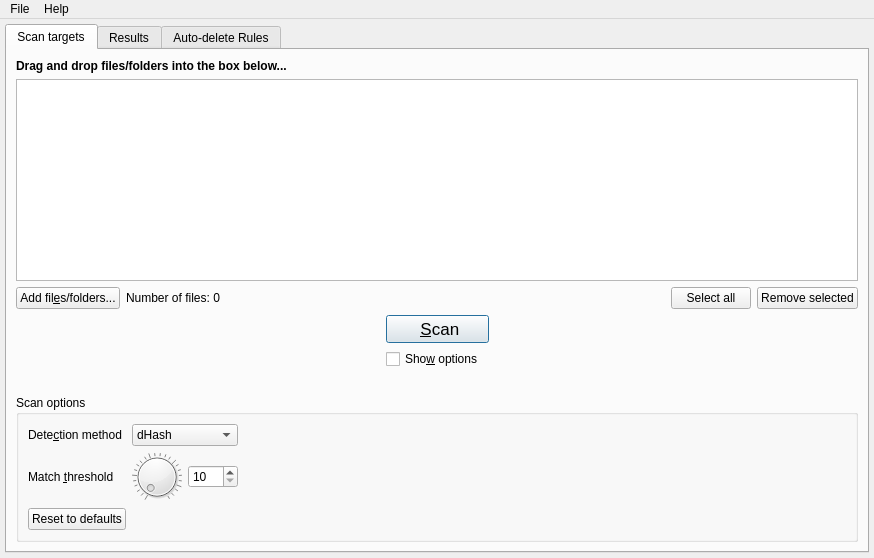
<?xml version="1.0" encoding="UTF-8"?>
<ui version="4.0">
 <class>MainWindow</class>
 <widget class="QMainWindow" name="MainWindow">
  <property name="geometry">
   <rect>
    <x>0</x>
    <y>0</y>
    <width>874</width>
    <height>558</height>
   </rect>
  </property>
  <property name="font">
   <font>
    <family>Segoe UI</family>
    <pointsize>9</pointsize>
   </font>
  </property>
  <widget class="QWidget" name="centralwidget">
   <layout class="QVBoxLayout" name="verticalLayout_2">
    <property name="leftMargin">
     <number>0</number>
    </property>
    <property name="topMargin">
     <number>0</number>
    </property>
    <property name="rightMargin">
     <number>0</number>
    </property>
    <property name="bottomMargin">
     <number>0</number>
    </property>
    <item>
     <widget class="QStackedWidget" name="stackedWidget">
      <property name="currentIndex">
       <number>0</number>
      </property>
      <widget class="QWidget" name="page">
       <layout class="QVBoxLayout" name="verticalLayout_3">
        <property name="leftMargin">
         <number>5</number>
        </property>
        <property name="topMargin">
         <number>5</number>
        </property>
        <property name="rightMargin">
         <number>5</number>
        </property>
        <property name="bottomMargin">
         <number>5</number>
        </property>
        <item>
         <widget class="QTabWidget" name="tabWidget">
          <property name="currentIndex">
           <number>0</number>
          </property>
          <widget class="QWidget" name="tab_targets">
           <attribute name="title">
            <string>Scan targets</string>
           </attribute>
           <layout class="QVBoxLayout" name="verticalLayout_4">
            <property name="spacing">
             <number>6</number>
            </property>
            <property name="leftMargin">
             <number>9</number>
            </property>
            <property name="topMargin">
             <number>9</number>
            </property>
            <property name="rightMargin">
             <number>9</number>
            </property>
            <property name="bottomMargin">
             <number>9</number>
            </property>
            <item>
             <widget class="QLabel" name="label_8">
              <property name="font">
               <font>
                <weight>75</weight>
                <bold>true</bold>
               </font>
              </property>
              <property name="text">
               <string>Drag and drop files/folders into the box below...</string>
              </property>
             </widget>
            </item>
            <item>
             <widget class="DragDropListWidget" name="listWidget_targets">
              <property name="editTriggers">
               <set>QAbstractItemView::NoEditTriggers</set>
              </property>
              <property name="selectionMode">
               <enum>QAbstractItemView::ExtendedSelection</enum>
              </property>
              <property name="textElideMode">
               <enum>Qt::ElideMiddle</enum>
              </property>
              <property name="uniformItemSizes">
               <bool>true</bool>
              </property>
             </widget>
            </item>
            <item>
             <layout class="QHBoxLayout" name="horizontalLayout">
              <item>
               <widget class="QPushButton" name="pushButton_addFilesFolders">
                <property name="text">
                 <string>Add fil&amp;es/folders...</string>
                </property>
               </widget>
              </item>
              <item>
               <widget class="QLabel" name="label_no_of_items">
                <property name="text">
                 <string>Number of files: 0</string>
                </property>
               </widget>
              </item>
              <item>
               <spacer name="horizontalSpacer_7">
                <property name="orientation">
                 <enum>Qt::Horizontal</enum>
                </property>
                <property name="sizeHint" stdset="0">
                 <size>
                  <width>40</width>
                  <height>20</height>
                 </size>
                </property>
               </spacer>
              </item>
              <item>
               <widget class="QPushButton" name="pushButton_selectAll">
                <property name="text">
                 <string>Select all</string>
                </property>
               </widget>
              </item>
              <item>
               <widget class="QPushButton" name="pushButton_removeSelected">
                <property name="text">
                 <string>Remove selected</string>
                </property>
               </widget>
              </item>
             </layout>
            </item>
            <item>
             <layout class="QGridLayout" name="gridLayout_3">
              <item row="3" column="0" colspan="4">
               <widget class="QGroupBox" name="groupBox_scanOptions">
                <property name="title">
                 <string>Scan options</string>
                </property>
                <layout class="QGridLayout" name="gridLayout_4">
                 <item row="1" column="0">
                  <widget class="QLabel" name="label_3">
                   <property name="text">
                    <string>Match &amp;threshold</string>
                   </property>
                   <property name="buddy">
                    <cstring>dial_threshold</cstring>
                   </property>
                  </widget>
                 </item>
                 <item row="1" column="2">
                  <widget class="QSpinBox" name="spinBox_threshold">
                   <property name="minimum">
                    <number>10</number>
                   </property>
                   <property name="maximum">
                    <number>100</number>
                   </property>
                   <property name="value">
                    <number>10</number>
                   </property>
                  </widget>
                 </item>
                 <item row="1" column="3">
                  <spacer name="horizontalSpacer_6">
                   <property name="orientation">
                    <enum>Qt::Horizontal</enum>
                   </property>
                   <property name="sizeHint" stdset="0">
                    <size>
                     <width>40</width>
                     <height>20</height>
                    </size>
                   </property>
                  </spacer>
                 </item>
                 <item row="0" column="1" colspan="2">
                  <widget class="QComboBox" name="comboBox_algorithm">
                   <item>
                    <property name="text">
                     <string>dHash</string>
                    </property>
                   </item>
                   <item>
                    <property name="text">
                     <string>pHash</string>
                    </property>
                   </item>
                   <item>
                    <property name="text">
                     <string>pHash-simple</string>
                    </property>
                   </item>
                   <item>
                    <property name="text">
                     <string>aHash</string>
                    </property>
                   </item>
                   <item>
                    <property name="text">
                     <string>wHash</string>
                    </property>
                   </item>
                  </widget>
                 </item>
                 <item row="1" column="1">
                  <widget class="QDial" name="dial_threshold">
                   <property name="minimumSize">
                    <size>
                     <width>50</width>
                     <height>50</height>
                    </size>
                   </property>
                   <property name="maximumSize">
                    <size>
                     <width>50</width>
                     <height>50</height>
                    </size>
                   </property>
                   <property name="minimum">
                    <number>10</number>
                   </property>
                   <property name="maximum">
                    <number>100</number>
                   </property>
                   <property name="value">
                    <number>10</number>
                   </property>
                   <property name="notchesVisible">
                    <bool>true</bool>
                   </property>
                  </widget>
                 </item>
                 <item row="0" column="0">
                  <widget class="QLabel" name="label_2">
                   <property name="text">
                    <string>Dete&amp;ction method</string>
                   </property>
                   <property name="buddy">
                    <cstring>comboBox_algorithm</cstring>
                   </property>
                  </widget>
                 </item>
                 <item row="2" column="0">
                  <widget class="QPushButton" name="pushButton_resetScanOptions">
                   <property name="text">
                    <string>Reset to defaults</string>
                   </property>
                  </widget>
                 </item>
                </layout>
               </widget>
              </item>
              <item row="0" column="3">
               <spacer name="horizontalSpacer_3">
                <property name="orientation">
                 <enum>Qt::Horizontal</enum>
                </property>
                <property name="sizeHint" stdset="0">
                 <size>
                  <width>40</width>
                  <height>20</height>
                 </size>
                </property>
               </spacer>
              </item>
              <item row="0" column="1" colspan="2">
               <widget class="QPushButton" name="pushButton_scan">
                <property name="font">
                 <font>
                  <pointsize>13</pointsize>
                 </font>
                </property>
                <property name="text">
                 <string> &amp;Scan</string>
                </property>
                <property name="autoDefault">
                 <bool>true</bool>
                </property>
                <property name="default">
                 <bool>true</bool>
                </property>
               </widget>
              </item>
              <item row="0" column="0">
               <spacer name="horizontalSpacer_4">
                <property name="orientation">
                 <enum>Qt::Horizontal</enum>
                </property>
                <property name="sizeHint" stdset="0">
                 <size>
                  <width>40</width>
                  <height>20</height>
                 </size>
                </property>
               </spacer>
              </item>
              <item row="1" column="1">
               <widget class="QCheckBox" name="checkBox_showOptions">
                <property name="text">
                 <string>Sho&amp;w options</string>
                </property>
               </widget>
              </item>
              <item row="2" column="0" colspan="4">
               <spacer name="horizontalSpacer_2">
                <property name="orientation">
                 <enum>Qt::Horizontal</enum>
                </property>
                <property name="sizeHint" stdset="0">
                 <size>
                  <width>40</width>
                  <height>20</height>
                 </size>
                </property>
               </spacer>
              </item>
             </layout>
            </item>
           </layout>
          </widget>
          <widget class="QWidget" name="tab_results">
           <attribute name="title">
            <string>Results</string>
           </attribute>
           <layout class="QVBoxLayout" name="verticalLayout_8">
            <property name="spacing">
             <number>6</number>
            </property>
            <property name="leftMargin">
             <number>9</number>
            </property>
            <property name="topMargin">
             <number>9</number>
            </property>
            <property name="rightMargin">
             <number>9</number>
            </property>
            <property name="bottomMargin">
             <number>9</number>
            </property>
            <item>
             <widget class="QSplitter" name="splitter">
              <property name="orientation">
               <enum>Qt::Vertical</enum>
              </property>
              <property name="childrenCollapsible">
               <bool>false</bool>
              </property>
              <widget class="QFrame" name="horizontalFrame">
               <layout class="QHBoxLayout" name="horizontalLayout_2">
                <property name="leftMargin">
                 <number>0</number>
                </property>
                <property name="topMargin">
                 <number>0</number>
                </property>
                <property name="rightMargin">
                 <number>0</number>
                </property>
                <property name="bottomMargin">
                 <number>0</number>
                </property>
                <item>
                 <widget class="QFrame" name="frame_img1">
                  <layout class="QVBoxLayout" name="verticalLayout">
                   <property name="spacing">
                    <number>4</number>
                   </property>
                   <property name="leftMargin">
                    <number>0</number>
                   </property>
                   <property name="topMargin">
                    <number>0</number>
                   </property>
                   <property name="rightMargin">
                    <number>0</number>
                   </property>
                   <property name="bottomMargin">
                    <number>0</number>
                   </property>
                   <item>
                    <layout class="QGridLayout" name="gridLayout_img1">
                     <item row="2" column="2">
                      <widget class="QPushButton" name="pushButton_img1Delete">
                       <property name="toolTip">
                        <string>Send the file to the recycle bin</string>
                       </property>
                       <property name="text">
                        <string>Recycle (Z)</string>
                       </property>
                       <property name="shortcut">
                        <string>Z</string>
                       </property>
                      </widget>
                     </item>
                     <item row="2" column="1">
                      <widget class="QLabel" name="label_img1Dimension">
                       <property name="sizePolicy">
                        <sizepolicy hsizetype="MinimumExpanding" vsizetype="Preferred">
                         <horstretch>0</horstretch>
                         <verstretch>0</verstretch>
                        </sizepolicy>
                       </property>
                       <property name="text">
                        <string/>
                       </property>
                      </widget>
                     </item>
                     <item row="2" column="3">
                      <widget class="QPushButton" name="pushButton_img1OpenFolder">
                       <property name="toolTip">
                        <string>Open the folder that contains the image</string>
                       </property>
                       <property name="text">
                        <string>Open folder</string>
                       </property>
                      </widget>
                     </item>
                     <item row="1" column="0">
                      <widget class="QLabel" name="label_5">
                       <property name="sizePolicy">
                        <sizepolicy hsizetype="Maximum" vsizetype="Preferred">
                         <horstretch>0</horstretch>
                         <verstretch>0</verstretch>
                        </sizepolicy>
                       </property>
                       <property name="text">
                        <string>Size:</string>
                       </property>
                      </widget>
                     </item>
                     <item row="0" column="0">
                      <widget class="QLabel" name="label_7">
                       <property name="sizePolicy">
                        <sizepolicy hsizetype="Maximum" vsizetype="Preferred">
                         <horstretch>0</horstretch>
                         <verstretch>0</verstretch>
                        </sizepolicy>
                       </property>
                       <property name="text">
                        <string>Name:</string>
                       </property>
                      </widget>
                     </item>
                     <item row="2" column="0">
                      <widget class="QLabel" name="label_4">
                       <property name="sizePolicy">
                        <sizepolicy hsizetype="Maximum" vsizetype="Preferred">
                         <horstretch>0</horstretch>
                         <verstretch>0</verstretch>
                        </sizepolicy>
                       </property>
                       <property name="text">
                        <string>Dimension:</string>
                       </property>
                      </widget>
                     </item>
                     <item row="0" column="1" colspan="4">
                      <widget class="ElidedLabel" name="label_img1Name">
                       <property name="sizePolicy">
                        <sizepolicy hsizetype="Ignored" vsizetype="Preferred">
                         <horstretch>0</horstretch>
                         <verstretch>0</verstretch>
                        </sizepolicy>
                       </property>
                       <property name="text">
                        <string/>
                       </property>
                      </widget>
                     </item>
                     <item row="1" column="1" colspan="4">
                      <widget class="QLabel" name="label_img1Size">
                       <property name="sizePolicy">
                        <sizepolicy hsizetype="Ignored" vsizetype="Preferred">
                         <horstretch>0</horstretch>
                         <verstretch>0</verstretch>
                        </sizepolicy>
                       </property>
                       <property name="text">
                        <string/>
                       </property>
                      </widget>
                     </item>
                     <item row="2" column="4">
                      <widget class="QPushButton" name="pushButton_rotateImg1">
                       <property name="toolTip">
                        <string>Rotate right</string>
                       </property>
                       <property name="text">
                        <string/>
                       </property>
                      </widget>
                     </item>
                    </layout>
                   </item>
                  </layout>
                 </widget>
                </item>
                <item>
                 <layout class="QVBoxLayout" name="verticalLayout_7">
                  <property name="topMargin">
                   <number>0</number>
                  </property>
                  <property name="rightMargin">
                   <number>0</number>
                  </property>
                  <property name="bottomMargin">
                   <number>0</number>
                  </property>
                  <item>
                   <spacer name="verticalSpacer_5">
                    <property name="orientation">
                     <enum>Qt::Vertical</enum>
                    </property>
                    <property name="sizeHint" stdset="0">
                     <size>
                      <width>20</width>
                      <height>40</height>
                     </size>
                    </property>
                   </spacer>
                  </item>
                  <item>
                   <layout class="QVBoxLayout" name="verticalLayout_5">
                    <item>
                     <widget class="QLabel" name="label">
                      <property name="text">
                       <string>Similarity</string>
                      </property>
                      <property name="alignment">
                       <set>Qt::AlignCenter</set>
                      </property>
                     </widget>
                    </item>
                    <item>
                     <widget class="QLabel" name="label_similarity">
                      <property name="font">
                       <font>
                        <pointsize>15</pointsize>
                        <weight>75</weight>
                        <bold>true</bold>
                       </font>
                      </property>
                      <property name="text">
                       <string/>
                      </property>
                      <property name="alignment">
                       <set>Qt::AlignCenter</set>
                      </property>
                     </widget>
                    </item>
                   </layout>
                  </item>
                  <item>
                   <widget class="QPushButton" name="pushButton_swap">
                    <property name="minimumSize">
                     <size>
                      <width>0</width>
                      <height>25</height>
                     </size>
                    </property>
                    <property name="maximumSize">
                     <size>
                      <width>16777215</width>
                      <height>25</height>
                     </size>
                    </property>
                    <property name="toolTip">
                     <string>Swap the image on the left with the right one</string>
                    </property>
                    <property name="text">
                     <string> S&amp;wap</string>
                    </property>
                   </widget>
                  </item>
                  <item>
                   <spacer name="horizontalSpacer_9">
                    <property name="orientation">
                     <enum>Qt::Horizontal</enum>
                    </property>
                    <property name="sizeType">
                     <enum>QSizePolicy::Ignored</enum>
                    </property>
                    <property name="sizeHint" stdset="0">
                     <size>
                      <width>40</width>
                      <height>20</height>
                     </size>
                    </property>
                   </spacer>
                  </item>
                  <item>
                   <widget class="QPushButton" name="pushButton_delBoth">
                    <property name="minimumSize">
                     <size>
                      <width>0</width>
                      <height>25</height>
                     </size>
                    </property>
                    <property name="maximumSize">
                     <size>
                      <width>16777215</width>
                      <height>25</height>
                     </size>
                    </property>
                    <property name="text">
                     <string>&amp;Delete both</string>
                    </property>
                   </widget>
                  </item>
                  <item>
                   <widget class="QToolButton" name="toolButton_autoDel">
                    <property name="text">
                     <string>Auto-delete (A)</string>
                    </property>
                    <property name="shortcut">
                     <string>A</string>
                    </property>
                    <property name="popupMode">
                     <enum>QToolButton::MenuButtonPopup</enum>
                    </property>
                    <property name="toolButtonStyle">
                     <enum>Qt::ToolButtonTextUnderIcon</enum>
                    </property>
                   </widget>
                  </item>
                  <item>
                   <spacer name="verticalSpacer_4">
                    <property name="orientation">
                     <enum>Qt::Vertical</enum>
                    </property>
                    <property name="sizeHint" stdset="0">
                     <size>
                      <width>20</width>
                      <height>40</height>
                     </size>
                    </property>
                   </spacer>
                  </item>
                 </layout>
                </item>
                <item>
                 <widget class="QFrame" name="frame_img2">
                  <layout class="QVBoxLayout" name="verticalLayout_6">
                   <property name="spacing">
                    <number>4</number>
                   </property>
                   <property name="leftMargin">
                    <number>0</number>
                   </property>
                   <property name="topMargin">
                    <number>0</number>
                   </property>
                   <property name="rightMargin">
                    <number>0</number>
                   </property>
                   <property name="bottomMargin">
                    <number>0</number>
                   </property>
                   <item>
                    <layout class="QGridLayout" name="gridLayout_img2">
                     <item row="2" column="1">
                      <widget class="QLabel" name="label_img2Dimension">
                       <property name="sizePolicy">
                        <sizepolicy hsizetype="MinimumExpanding" vsizetype="Preferred">
                         <horstretch>0</horstretch>
                         <verstretch>0</verstretch>
                        </sizepolicy>
                       </property>
                       <property name="text">
                        <string/>
                       </property>
                      </widget>
                     </item>
                     <item row="2" column="0">
                      <widget class="QLabel" name="label_11">
                       <property name="sizePolicy">
                        <sizepolicy hsizetype="Maximum" vsizetype="Preferred">
                         <horstretch>0</horstretch>
                         <verstretch>0</verstretch>
                        </sizepolicy>
                       </property>
                       <property name="text">
                        <string>Dimension:</string>
                       </property>
                      </widget>
                     </item>
                     <item row="0" column="0">
                      <widget class="QLabel" name="label_13">
                       <property name="sizePolicy">
                        <sizepolicy hsizetype="Maximum" vsizetype="Preferred">
                         <horstretch>0</horstretch>
                         <verstretch>0</verstretch>
                        </sizepolicy>
                       </property>
                       <property name="text">
                        <string>Name:</string>
                       </property>
                      </widget>
                     </item>
                     <item row="2" column="2">
                      <widget class="QPushButton" name="pushButton_img2Delete">
                       <property name="toolTip">
                        <string>Send the file to the recycle bin</string>
                       </property>
                       <property name="text">
                        <string>Recycle (M)</string>
                       </property>
                       <property name="shortcut">
                        <string>M</string>
                       </property>
                      </widget>
                     </item>
                     <item row="2" column="3">
                      <widget class="QPushButton" name="pushButton_img2OpenFolder">
                       <property name="toolTip">
                        <string>Open the folder that contains the image</string>
                       </property>
                       <property name="text">
                        <string>Open folder</string>
                       </property>
                      </widget>
                     </item>
                     <item row="2" column="4">
                      <widget class="QPushButton" name="pushButton_rotateImg2">
                       <property name="toolTip">
                        <string>Rotate right</string>
                       </property>
                       <property name="text">
                        <string/>
                       </property>
                      </widget>
                     </item>
                     <item row="0" column="1" colspan="4">
                      <widget class="ElidedLabel" name="label_img2Name">
                       <property name="sizePolicy">
                        <sizepolicy hsizetype="Ignored" vsizetype="Preferred">
                         <horstretch>0</horstretch>
                         <verstretch>0</verstretch>
                        </sizepolicy>
                       </property>
                       <property name="text">
                        <string/>
                       </property>
                      </widget>
                     </item>
                     <item row="1" column="0">
                      <widget class="QLabel" name="label_12">
                       <property name="sizePolicy">
                        <sizepolicy hsizetype="Maximum" vsizetype="Preferred">
                         <horstretch>0</horstretch>
                         <verstretch>0</verstretch>
                        </sizepolicy>
                       </property>
                       <property name="text">
                        <string>Size:</string>
                       </property>
                      </widget>
                     </item>
                     <item row="1" column="1" colspan="4">
                      <widget class="QLabel" name="label_img2Size">
                       <property name="sizePolicy">
                        <sizepolicy hsizetype="Ignored" vsizetype="Preferred">
                         <horstretch>0</horstretch>
                         <verstretch>0</verstretch>
                        </sizepolicy>
                       </property>
                       <property name="text">
                        <string/>
                       </property>
                      </widget>
                     </item>
                    </layout>
                   </item>
                  </layout>
                 </widget>
                </item>
               </layout>
              </widget>
              <widget class="QTableWidget" name="tableWidget_results">
               <property name="editTriggers">
                <set>QAbstractItemView::NoEditTriggers</set>
               </property>
               <property name="selectionMode">
                <enum>QAbstractItemView::SingleSelection</enum>
               </property>
               <property name="selectionBehavior">
                <enum>QAbstractItemView::SelectRows</enum>
               </property>
               <property name="gridStyle">
                <enum>Qt::NoPen</enum>
               </property>
               <property name="sortingEnabled">
                <bool>true</bool>
               </property>
               <attribute name="verticalHeaderDefaultSectionSize">
                <number>23</number>
               </attribute>
               <column>
                <property name="text">
                 <string>Image 1</string>
                </property>
               </column>
               <column>
                <property name="text">
                 <string>Image 2</string>
                </property>
               </column>
               <column>
                <property name="text">
                 <string>Visual similarity</string>
                </property>
               </column>
              </widget>
             </widget>
            </item>
           </layout>
          </widget>
          <widget class="QWidget" name="tab_autoDelRules">
           <attribute name="title">
            <string>Auto-delete Rules</string>
           </attribute>
           <layout class="QGridLayout" name="gridLayout_2">
            <property name="leftMargin">
             <number>9</number>
            </property>
            <property name="topMargin">
             <number>9</number>
            </property>
            <property name="rightMargin">
             <number>9</number>
            </property>
            <property name="bottomMargin">
             <number>9</number>
            </property>
            <property name="spacing">
             <number>6</number>
            </property>
            <item row="2" column="1">
             <widget class="QPushButton" name="pushButton_down">
              <property name="sizePolicy">
               <sizepolicy hsizetype="Fixed" vsizetype="Fixed">
                <horstretch>0</horstretch>
                <verstretch>0</verstretch>
               </sizepolicy>
              </property>
              <property name="minimumSize">
               <size>
                <width>30</width>
                <height>30</height>
               </size>
              </property>
              <property name="maximumSize">
               <size>
                <width>30</width>
                <height>30</height>
               </size>
              </property>
              <property name="text">
               <string/>
              </property>
              <property name="iconSize">
               <size>
                <width>24</width>
                <height>24</height>
               </size>
              </property>
             </widget>
            </item>
            <item row="3" column="1">
             <spacer name="verticalSpacer_6">
              <property name="orientation">
               <enum>Qt::Vertical</enum>
              </property>
              <property name="sizeHint" stdset="0">
               <size>
                <width>20</width>
                <height>40</height>
               </size>
              </property>
             </spacer>
            </item>
            <item row="1" column="1">
             <widget class="QPushButton" name="pushButton_up">
              <property name="sizePolicy">
               <sizepolicy hsizetype="Fixed" vsizetype="Fixed">
                <horstretch>0</horstretch>
                <verstretch>0</verstretch>
               </sizepolicy>
              </property>
              <property name="minimumSize">
               <size>
                <width>30</width>
                <height>30</height>
               </size>
              </property>
              <property name="maximumSize">
               <size>
                <width>30</width>
                <height>30</height>
               </size>
              </property>
              <property name="text">
               <string/>
              </property>
              <property name="iconSize">
               <size>
                <width>22</width>
                <height>22</height>
               </size>
              </property>
             </widget>
            </item>
            <item row="1" column="0" rowspan="3">
             <widget class="DragOrderableList" name="listWidget_autoDelRules">
              <property name="uniformItemSizes">
               <bool>true</bool>
              </property>
              <item>
               <property name="text">
                <string>Image with smaller width</string>
               </property>
              </item>
              <item>
               <property name="text">
                <string>Image with smaller height</string>
               </property>
              </item>
              <item>
               <property name="text">
                <string>Image with smaller dimension (width x height)</string>
               </property>
              </item>
              <item>
               <property name="text">
                <string>Image with smaller file size</string>
               </property>
              </item>
              <item>
               <property name="text">
                <string>Image with larger width</string>
               </property>
              </item>
              <item>
               <property name="text">
                <string>Image with larger height</string>
               </property>
              </item>
              <item>
               <property name="text">
                <string>Image with larger file size</string>
               </property>
              </item>
              <item>
               <property name="text">
                <string>Image with larger dimension (width x height)</string>
               </property>
              </item>
              <item>
               <property name="text">
                <string>Image on the left</string>
               </property>
              </item>
              <item>
               <property name="text">
                <string>Image on the right</string>
               </property>
              </item>
             </widget>
            </item>
            <item row="0" column="0" colspan="2">
             <widget class="QLabel" name="label_6">
              <property name="text">
               <string>&lt;html&gt;&lt;head/&gt;&lt;body&gt;&lt;p&gt;&lt;span style=&quot; font-weight:600;&quot;&gt;The image to be deleted by auto-delete will be selected on the basis of the following rules. The rules will be applied one by one. For example, if the first rule is &amp;quot;Image with smaller width&amp;quot;, then the image with the smaller size will be deleted; lest they have the same width, the next rule will be applied; if it fails, the next rule will be applied and so on.&lt;/span&gt;&lt;/p&gt;&lt;p&gt;Drag the elements to reorder the list (or use the buttons)&lt;/p&gt;&lt;/body&gt;&lt;/html&gt;</string>
              </property>
              <property name="wordWrap">
               <bool>true</bool>
              </property>
             </widget>
            </item>
           </layout>
          </widget>
         </widget>
        </item>
       </layout>
      </widget>
      <widget class="QWidget" name="page_2">
       <layout class="QGridLayout" name="gridLayout">
        <item row="2" column="1">
         <widget class="QProgressBar" name="progressBar_operation">
          <property name="minimumSize">
           <size>
            <width>450</width>
            <height>0</height>
           </size>
          </property>
          <property name="maximum">
           <number>0</number>
          </property>
          <property name="value">
           <number>-1</number>
          </property>
          <property name="alignment">
           <set>Qt::AlignCenter</set>
          </property>
         </widget>
        </item>
        <item row="2" column="3">
         <spacer name="horizontalSpacer_5">
          <property name="orientation">
           <enum>Qt::Horizontal</enum>
          </property>
          <property name="sizeHint" stdset="0">
           <size>
            <width>40</width>
            <height>20</height>
           </size>
          </property>
         </spacer>
        </item>
        <item row="2" column="0">
         <spacer name="horizontalSpacer">
          <property name="orientation">
           <enum>Qt::Horizontal</enum>
          </property>
          <property name="sizeHint" stdset="0">
           <size>
            <width>40</width>
            <height>20</height>
           </size>
          </property>
         </spacer>
        </item>
        <item row="3" column="1">
         <layout class="QHBoxLayout" name="horizontalLayout_3">
          <item>
           <spacer name="horizontalSpacer_8">
            <property name="orientation">
             <enum>Qt::Horizontal</enum>
            </property>
            <property name="sizeHint" stdset="0">
             <size>
              <width>40</width>
              <height>20</height>
             </size>
            </property>
           </spacer>
          </item>
          <item>
           <widget class="QPushButton" name="pushButton_cancelOperation">
            <property name="text">
             <string>&amp;Cancel</string>
            </property>
           </widget>
          </item>
         </layout>
        </item>
        <item row="0" column="1">
         <spacer name="verticalSpacer">
          <property name="orientation">
           <enum>Qt::Vertical</enum>
          </property>
          <property name="sizeHint" stdset="0">
           <size>
            <width>20</width>
            <height>40</height>
           </size>
          </property>
         </spacer>
        </item>
        <item row="5" column="1">
         <spacer name="verticalSpacer_2">
          <property name="orientation">
           <enum>Qt::Vertical</enum>
          </property>
          <property name="sizeHint" stdset="0">
           <size>
            <width>20</width>
            <height>40</height>
           </size>
          </property>
         </spacer>
        </item>
        <item row="1" column="1">
         <widget class="QLabel" name="label_operationLabel">
          <property name="text">
           <string>Analyzing images...</string>
          </property>
         </widget>
        </item>
       </layout>
      </widget>
     </widget>
    </item>
   </layout>
  </widget>
  <widget class="QMenuBar" name="menuBar">
   <property name="geometry">
    <rect>
     <x>0</x>
     <y>0</y>
     <width>874</width>
     <height>21</height>
    </rect>
   </property>
   <widget class="QMenu" name="menuFile">
    <property name="title">
     <string>File</string>
    </property>
    <addaction name="actionToggle_theme"/>
    <addaction name="separator"/>
    <addaction name="actionExit"/>
   </widget>
   <widget class="QMenu" name="menuHelp">
    <property name="title">
     <string>Help</string>
    </property>
    <addaction name="actionAbout"/>
   </widget>
   <addaction name="menuFile"/>
   <addaction name="menuHelp"/>
  </widget>
  <action name="actionExit">
   <property name="text">
    <string>E&amp;xit</string>
   </property>
  </action>
  <action name="actionAbout">
   <property name="text">
    <string>&amp;About</string>
   </property>
  </action>
  <action name="actionToggle_theme">
   <property name="text">
    <string>&amp;Toggle theme</string>
   </property>
  </action>
 </widget>
 <customwidgets>
  <customwidget>
   <class>DragDropListWidget</class>
   <extends>QListWidget</extends>
   <header>dragdroplistwidget.h</header>
  </customwidget>
  <customwidget>
   <class>ElidedLabel</class>
   <extends>QLabel</extends>
   <header>elidedlabel.h</header>
  </customwidget>
  <customwidget>
   <class>DragOrderableList</class>
   <extends>QListWidget</extends>
   <header>dragorderablelist.h</header>
  </customwidget>
 </customwidgets>
 <tabstops>
  <tabstop>listWidget_targets</tabstop>
  <tabstop>pushButton_addFilesFolders</tabstop>
  <tabstop>pushButton_selectAll</tabstop>
  <tabstop>pushButton_removeSelected</tabstop>
  <tabstop>pushButton_scan</tabstop>
  <tabstop>checkBox_showOptions</tabstop>
  <tabstop>comboBox_algorithm</tabstop>
  <tabstop>dial_threshold</tabstop>
  <tabstop>spinBox_threshold</tabstop>
  <tabstop>pushButton_resetScanOptions</tabstop>
  <tabstop>tabWidget</tabstop>
  <tabstop>pushButton_swap</tabstop>
  <tabstop>pushButton_delBoth</tabstop>
  <tabstop>toolButton_autoDel</tabstop>
  <tabstop>pushButton_img1Delete</tabstop>
  <tabstop>pushButton_img1OpenFolder</tabstop>
  <tabstop>pushButton_rotateImg1</tabstop>
  <tabstop>pushButton_img2Delete</tabstop>
  <tabstop>pushButton_img2OpenFolder</tabstop>
  <tabstop>pushButton_rotateImg2</tabstop>
  <tabstop>tableWidget_results</tabstop>
  <tabstop>listWidget_autoDelRules</tabstop>
  <tabstop>pushButton_up</tabstop>
  <tabstop>pushButton_down</tabstop>
  <tabstop>pushButton_cancelOperation</tabstop>
 </tabstops>
 <resources/>
 <connections>
  <connection>
   <sender>dial_threshold</sender>
   <signal>valueChanged(int)</signal>
   <receiver>spinBox_threshold</receiver>
   <slot>setValue(int)</slot>
   <hints>
    <hint type="sourcelabel">
     <x>169</x>
     <y>483</y>
    </hint>
    <hint type="destinationlabel">
     <x>226</x>
     <y>486</y>
    </hint>
   </hints>
  </connection>
  <connection>
   <sender>spinBox_threshold</sender>
   <signal>valueChanged(int)</signal>
   <receiver>dial_threshold</receiver>
   <slot>setValue(int)</slot>
   <hints>
    <hint type="sourcelabel">
     <x>229</x>
     <y>484</y>
    </hint>
    <hint type="destinationlabel">
     <x>182</x>
     <y>486</y>
    </hint>
   </hints>
  </connection>
  <connection>
   <sender>checkBox_showOptions</sender>
   <signal>toggled(bool)</signal>
   <receiver>groupBox_scanOptions</receiver>
   <slot>setVisible(bool)</slot>
   <hints>
    <hint type="sourcelabel">
     <x>429</x>
     <y>390</y>
    </hint>
    <hint type="destinationlabel">
     <x>75</x>
     <y>417</y>
    </hint>
   </hints>
  </connection>
 </connections>
</ui>
